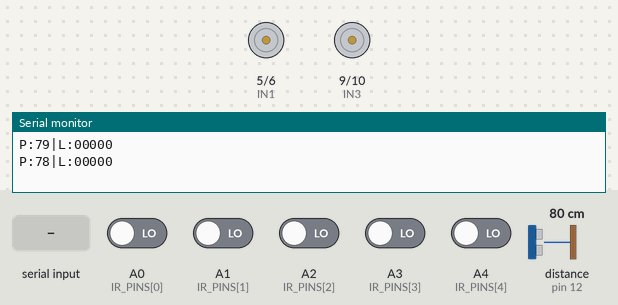
Bench run of a sketch on a simulated Arduino Uno, built with avr-gcc and run on an emulated ATmega328P. Shown: motor-driver pin pairs drawn as motors (green arrow = first pin HIGH = forward, orange = second pin HIGH = backward, longer = more drive, scaled by the enable pin), the last lines printed to the serial monitor. Wiring (inferred from the names in the program): ultrasonic range finder: trigger pin 13; echo pin 12. The test bench sets the inputs (shaded band); at power-on: A0 (IR_PINS[0]), A1 (IR_PINS[1]), A2 (IR_PINS[2]), A3 (IR_PINS[3]), A4 (IR_PINS[4]) LOW, distance to the obstacle (sensor on pin 12) 80 cm. The echo pulse lasts 58.3 µs per cm.

Above: at 1.2 s.
1.3 s: "A" received over the second serial link
At 2.3 s:
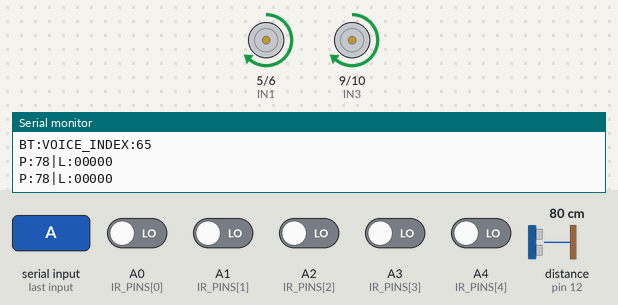
2.8 s: distance to the obstacle (sensor on pin 12) set to 28 cm
4.3 s: distance to the obstacle (sensor on pin 12) set to 23 cm
At 4.45 s:
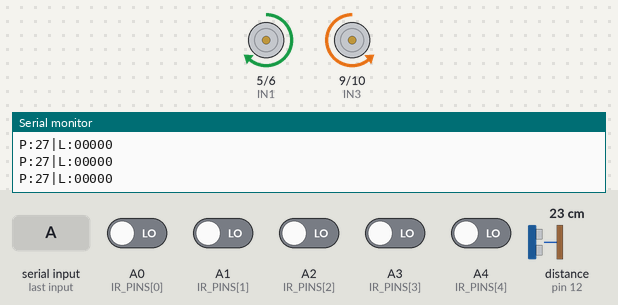
7.4 s: "B" received over Serial
10.5 s: "L" received over the second serial link
13.6 s: "X" received over the second serial link
At 15.0 s:
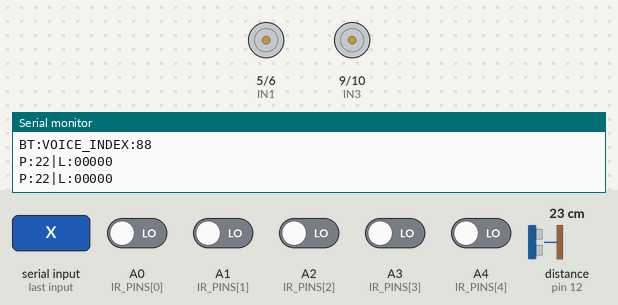
Timing chart, 0 to 16.1 s (numbered marks = the images above; inputs shaded):
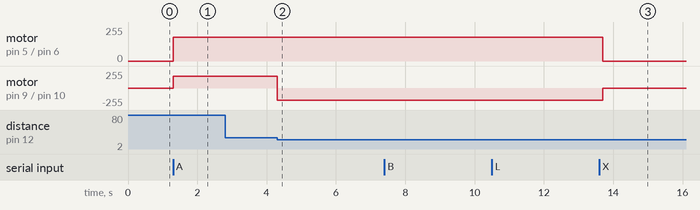

Measured:
- the behaviour switches between 26 and 25 cm on distance to the obstacle (sensor on pin 12) (found by bisection; images 1 and 2)
- after the input at 1.3 s, motor on pin 5 (IN1) / pin 6 (IN2), motor on pin 9 (IN3) / pin 10 (IN4): stopped → forward 180/255 at once
- after the input at 4.3 s, motor on pin 9 (IN3) / pin 10 (IN4): forward 180/255 → backward 180/255 at once
- after the input at 13.6 s, motor on pin 5 (IN1) / pin 6 (IN2): forward 180/255 → stopped after 0.10 s; motor on pin 9 (IN3) / pin 10 (IN4): backward 180/255 → stopped after 0.10 s

The sketch:

NeuralChassis.ino
```cpp
#include <SoftwareSerial.h>

// --- CONFIGURACIÓN DE PINES ---
const int ENA = 3;  const int IN1 = 5;  const int IN2 = 6;
const int ENB = 11; const int IN3 = 9;  const int IN4 = 10;
const int TRIG = 13; const int ECHO = 12;
const int IR_PINS[] = {A0, A1, A2, A3, A4};

// Módulo de Voz VC-02 (RX: Pin 4 <- TX Módulo, TX: Pin 2 -> RX Módulo)
SoftwareSerial voiceModule(4, 2);

char currentMode = 'M';
int baseSpeed = 180;

void setup() {
  Serial.begin(9600); // Bluetooth
  voiceModule.begin(9600);

  pinMode(ENA, OUTPUT); pinMode(IN1, OUTPUT); pinMode(IN2, OUTPUT);
  pinMode(ENB, OUTPUT); pinMode(IN3, OUTPUT); pinMode(IN4, OUTPUT);
  pinMode(TRIG, OUTPUT); pinMode(ECHO, INPUT);
  for(int i=0; i<5; i++) pinMode(IR_PINS[i], INPUT);

  stopMotors();
}

void loop() {
  // Bluetooth Command
  if (Serial.available()) {
    char cmd = Serial.read();
    processCommand(cmd);
  }

  // Voice Command (Mapeo por Índices 1-9)
  if (voiceModule.available()) {
    char vCmd = voiceModule.read();

    // Debug en la App
    Serial.print("BT:VOICE_INDEX:");
    Serial.println((int)vCmd);

    processCommand(vCmd);
  }

  if (currentMode == 'A') modeAvoidance();
  else if (currentMode == 'X') modeLineFollower();

  static unsigned long lastUpdate = 0;
  if (millis() - lastUpdate > 500) {
    sendTelemetry();
    lastUpdate = millis();
  }
}

void processCommand(char c) {
  // Mapeo mixto: Letras (App) e Índices (Voz)
  if (c == 'F' || c == 1) moveForward();
  else if (c == 'B' || c == 2) moveBackward();
  else if (c == 'L' || c == 3) turnLeft();
  else if (c == 'R' || c == 4) turnRight();
  else if (c == 'S' || c == 5) { currentMode = 'M'; stopMotors(); }
  else if (c == 6) { turnRight(); delay(600); stopMotors(); } // Turn Around
  else if (c == 7) { turnLeft(); delay(600); stopMotors(); }  // Turn Around
  else if (c == 'A') { currentMode = 'A'; }
  else if (c == 'X') { currentMode = 'X'; }
}

void moveForward() {
  analogWrite(ENA, baseSpeed); digitalWrite(IN1, HIGH); digitalWrite(IN2, LOW);
  analogWrite(ENB, baseSpeed); digitalWrite(IN3, HIGH); digitalWrite(IN4, LOW);
}
void moveBackward() {
  analogWrite(ENA, baseSpeed); digitalWrite(IN1, LOW); digitalWrite(IN2, HIGH);
  analogWrite(ENB, baseSpeed); digitalWrite(IN3, LOW); digitalWrite(IN4, HIGH);
}
void turnLeft() {
  analogWrite(ENA, baseSpeed); digitalWrite(IN1, LOW); digitalWrite(IN2, HIGH);
  analogWrite(ENB, baseSpeed); digitalWrite(IN3, HIGH); digitalWrite(IN4, LOW);
}
void turnRight() {
  analogWrite(ENA, baseSpeed); digitalWrite(IN1, HIGH); digitalWrite(IN2, LOW);
  analogWrite(ENB, baseSpeed); digitalWrite(IN3, LOW); digitalWrite(IN4, HIGH);
}
void stopMotors() {
  digitalWrite(IN1, LOW); digitalWrite(IN2, LOW);
  digitalWrite(IN3, LOW); digitalWrite(IN4, LOW);
}

void modeAvoidance() {
  long duration, distance;
  digitalWrite(TRIG, LOW); delayMicroseconds(2);
  digitalWrite(TRIG, HIGH); delayMicroseconds(10);
  digitalWrite(TRIG, LOW);
  duration = pulseIn(ECHO, HIGH);
  distance = duration * 0.034 / 2;
  if (distance < 25 && distance > 0) { turnRight(); delay(300); stopMotors(); }
  else moveForward();
}

void modeLineFollower() {
  int s[5];
  for(int i=0; i<5; i++) s[i] = digitalRead(IR_PINS[i]);
  if (s[2] == 1) moveForward();
  else if (s[0] == 1 || s[1] == 1) turnLeft();
  else if (s[3] == 1 || s[4] == 1) turnRight();
  else stopMotors();
}

void sendTelemetry() {
  long duration, distance;
  digitalWrite(TRIG, LOW); delayMicroseconds(2);
  digitalWrite(TRIG, HIGH); delayMicroseconds(10);
  digitalWrite(TRIG, LOW);
  duration = pulseIn(ECHO, HIGH);
  distance = duration * 0.034 / 2;
  Serial.print("P:"); Serial.print(distance); Serial.print("|");
  Serial.print("L:");
  for(int i=0; i<5; i++) Serial.print(digitalRead(IR_PINS[i]));
  Serial.println();
}
```
